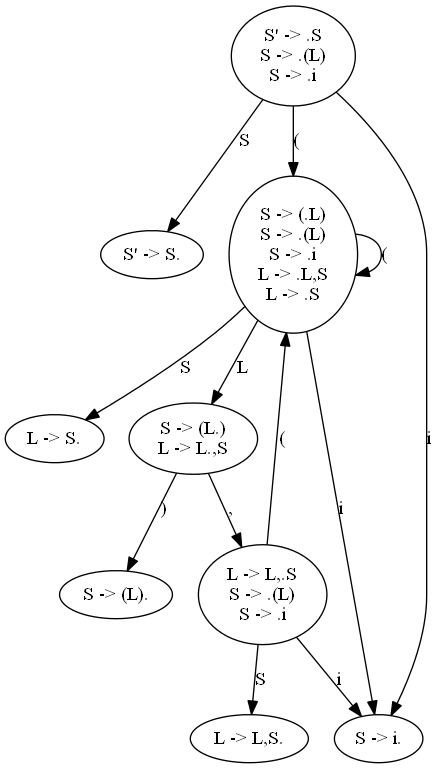

Generate this figure with Python:
from graphviz import *

graph = Digraph(format='png')
file = open("Items.txt", "r")
doc = file.readlines()
il = int(doc[0][:-1])
for i in range(il):
    ii = ""
    iin = 'I' + str(i) + ':\n'
    ii0 = doc.index(iin)
    if i+1 < il:
        ii1 = 'I' + str(i+1) + ':\n'
        ii1 = doc.index(ii1)
    else:
        ii1 = len(doc)

    for j in range(ii0+1, ii1-1):
        ii = ii + (doc[j].replace("\n", "\\n"))

    iin = iin[:-2]
    graph.node(iin, label=ii)

gotofile = open("Gotofile.txt", "r")
edgesfile = open("Edges.txt", "r")
edg = edgesfile.readlines()
goto = gotofile.readlines()

for x in edg:
    txt = x.split("|")
    edge1 = txt[0]
    edge2 = txt[1][:-1]
    ed = txt[1][1:]
    e1 = edge1 + ":\n"
    edgelabel = ""
    if int(edge1[1:]) + 1 < il:
        e2 = "I" + str(int(edge1[1:]) + 1) + ":\n"
        i2 = goto.index(e2)
    else:
        i2 = len(goto)
    i1 = goto.index(e1)
    for y in range(i1+1, i2-1):
        print(goto[y])
        n, m = goto[y].split(" -> ")
        if m == ed:
            edgelabel = n
    graph.edge(edge1, edge2, label=edgelabel)

graph.render('Graph', view=True)
